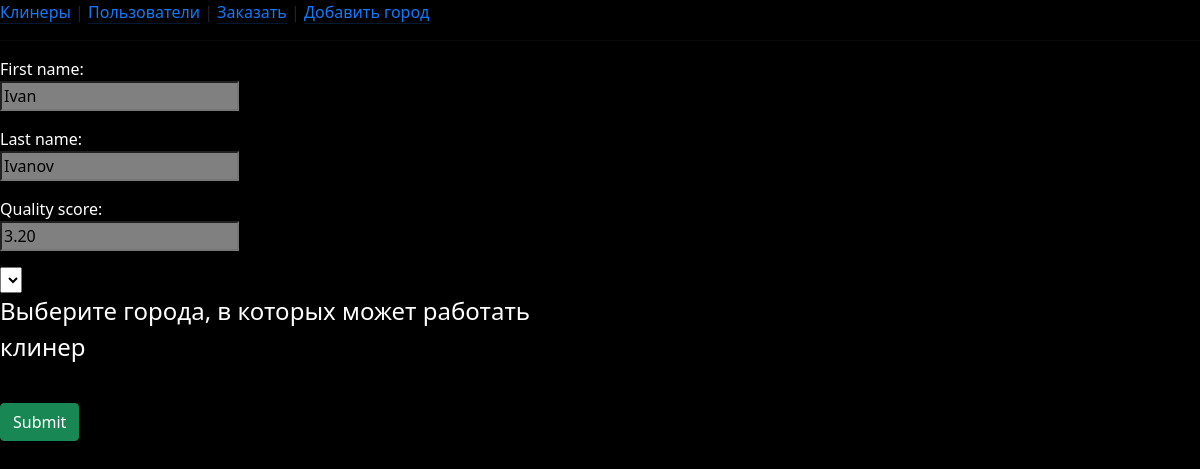
Page /cleaners/edit/1 on the committed database.
### cleaners/models.py (models this page shows)
class Cleaner(models.Model):
    id = models.AutoField(primary_key=True)
    first_name = models.CharField(max_length=100)
    last_name = models.CharField(max_length=100)
    quality_score = models.DecimalField(max_digits=5, decimal_places=2)
    duration = models.IntegerField(default='')
    phone_number = models.CharField(max_length=50, default="")
    city = models.CharField(max_length=100, default="1")
    other_city = models.CharField(max_length=9999, default="2")
    other_city_for_details = models.CharField(max_length=9999, default="3")

### cleaners/views.py (the view)
# urls.py: re_path(r'^edit/(?P<pk>\d+)$', CleanerUpdate.as_view(), name='edit'),
class CleanerUpdate(UpdateView):
    model = Cleaner
    success_url = reverse_lazy('cleaners:list')
    fields = ['first_name', 'last_name', 'quality_score']

### cleaners/templates/cleaners/cleaner_form.html (shortened to what this page needs)
{% extends "base.html" %}

### templates/base.html (shortened to what this page needs)
{% load static %}

### rows in the picture
Cleaner: first_name "Ivan", last_name "Ivanov", quality_score "3.20"
